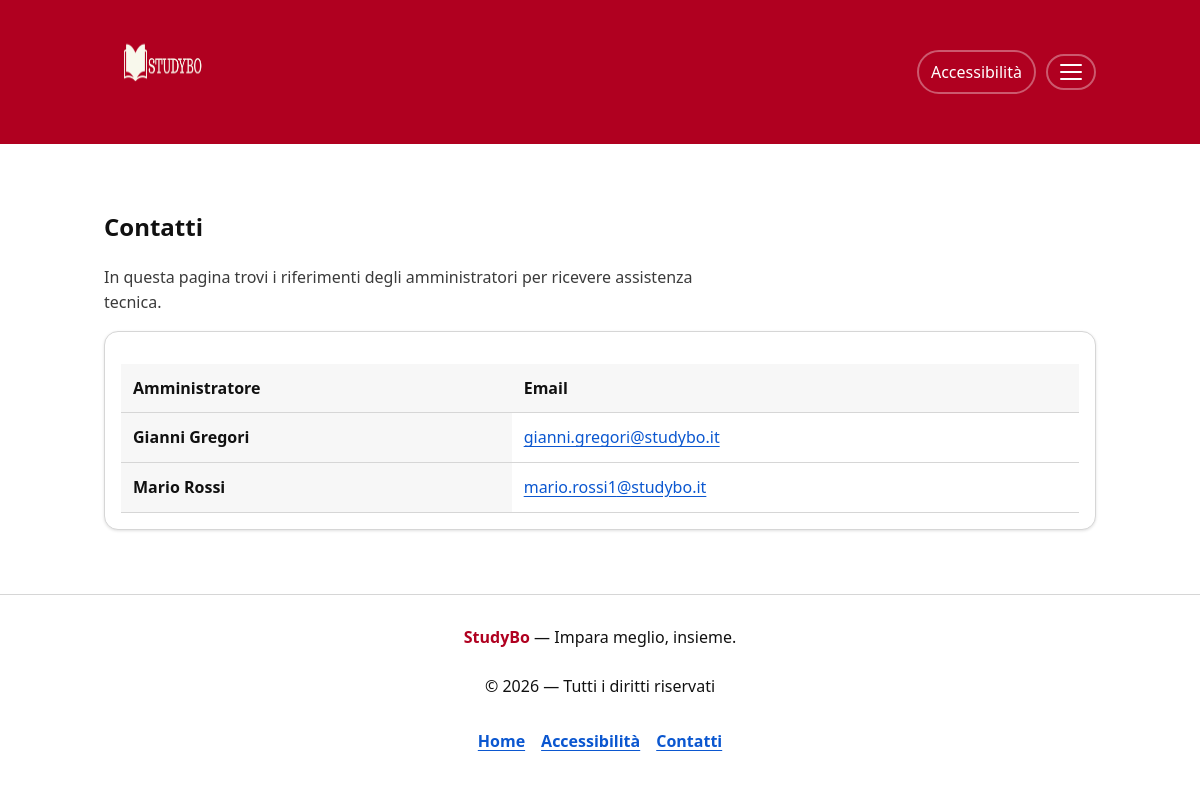
Before: /contatti.php (signed in) with the older database file.
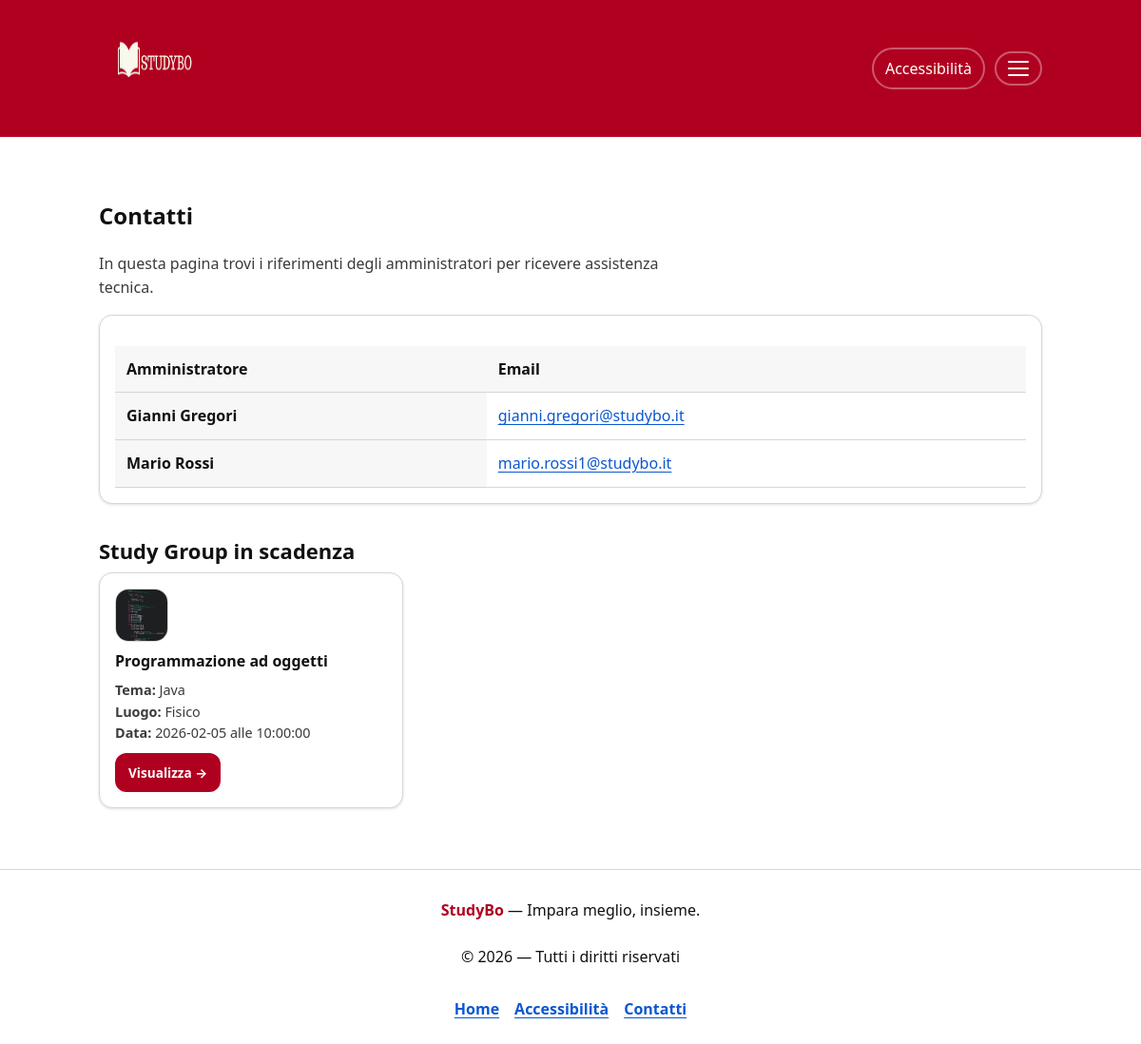
After: the same page with the newer database file.
### tables this page shows
CREATE TABLE `user` (
  `username` char(100) NOT NULL,
  `cognome` char(100) NOT NULL,
  `nome` char(100) NOT NULL,
  `password` char(200) NOT NULL,
  `attivo` char(1) NOT NULL,
  `amministratore` char(1) NOT NULL,
  `imguser` char(100) NOT NULL,
  `idcdl` int(11) DEFAULT NULL
);

CREATE TABLE `studygroup` (
  `idcdl` int(11) NOT NULL,
  `idesame` int(11) NOT NULL,
  `idstudygroup` int(11) NOT NULL,
  `idlingua` char(5) NOT NULL,
  `tema` char(30) NOT NULL,
  `luogo` char(20) NOT NULL,
  `dettaglioluogo` text NOT NULL,
  `data` date NOT NULL,
  `ora` time NOT NULL,
  `amministratoresg` char(100) NOT NULL
);

CREATE TABLE `esame` (
  `idcdl` int(11) NOT NULL,
  `idesame` int(11) NOT NULL,
  `nomeesame` char(100) NOT NULL,
  `annoesame` int(11) NOT NULL,
  `imgesame` char(100) NOT NULL,
  `principale` tinyint(1) NOT NULL
);

### contatti.php (called while the page is built)
<?php
require_once 'bootstrap.php';
$templateParams["titolo"] = "StudyBo - Contatti";
$templateParams["nome"] = "contatti.php";
$templateParams["admin"] = $dbh->getAdmin();
$templateParams["studygroupscadenza"] = $dbh->getStGrScad();
if(isset($_SESSION["username"])){
    $templateParams["amministratore"] = $dbh->isAdmin($_SESSION["username"])[0]["amministratore"];
    $templateParams["nomeutente"] = $dbh->getNameUser($_SESSION["username"])[0]["nome"];
} else {
    $templateParams["amministratore"] = 9;
    $templateParams["nomeutente"] = "";
}
require 'template/base.php';
?>

### db/DatabaseHelper.php (called while the page is built, shortened)
<?php
class DatabaseHelper {
    private $db;
    public function __construct($servername, $username, $password, $dbname, $port){
        $this->db = new mysqli($servername, $username, $password, $dbname, $port);
    }
    public function getAdmin(){
        $query = "SELECT * FROM user WHERE amministratore = 1 AND attivo = 1";
        return $this->db->query($query)->fetch_all(MYSQLI_ASSOC);
    }
    public function isAdmin($u){
        $stmt = $this->db->prepare("SELECT amministratore FROM user WHERE username = ?");
        $stmt->bind_param('s', $u);
        $stmt->execute();
        return $stmt->get_result()->fetch_all(MYSQLI_ASSOC);
    }
    public function getUser($u){
        $stmt = $this->db->prepare("SELECT * FROM user WHERE username = ?");
        $stmt->bind_param('s', $u);
        $stmt->execute();
        return $stmt->get_result()->fetch_all(MYSQLI_ASSOC);
    }
    public function getNameUser($u){ return $this->getUser($u); }
    public function getStGrScad(){
        return $this->db->query("SELECT S.*, E.nomeesame, E.imgesame FROM studygroup S JOIN esame E ON S.idesame = E.idesame WHERE S.data = CURRENT_DATE ORDER BY S.ora")->fetch_all(MYSQLI_ASSOC);
    }
}
?>

### bootstrap.php (called while the page is built, shortened)
<?php
require_once 'db/DatabaseHelper.php';
require_once("utils/functions.php");
$dbh = new DatabaseHelper(DB_HOST, DB_USER, DB_PASS, DB_NAME, DB_PORT);
?>

### utils/functions.php (called while the page is built, shortened)
<?php
function e($string) {
    return htmlspecialchars((string)$string, ENT_QUOTES, 'UTF-8');
}
?>

### template/contatti.php (the view, shortened to what the changed rows need)
<section class="sezione" aria-labelledby="contatti-titolo">
    <div class="section-head">
        <h1 id="contatti-titolo">Contatti</h1>
    </div>
    <article class="card-corso">
        <section class="contatti">
            <table class="ris-table">
                <thead>
                    <tr>
                        <th scope="col" id="amministratore">Amministratore</th>
                        <th scope="col" id="email">Email</th>
                    </tr>
                </thead>
                <tbody>
                    <?php foreach($templateParams["admin"] as $admin) : ?>
                    <tr>
                        <th scope="row" id="<?php echo e($admin["username"]); ?>" class="link-strong">
                            <?php echo e($admin["nome"]) . " " . e($admin["cognome"]); ?>
                        </th>
                        <td headers="email <?php echo e($admin["username"]); ?>">
                            <a href="mailto:<?php echo e($admin["username"]); ?>@studybo.it">
                                <?php echo e($admin["username"]); ?>@studybo.it
                            </a>
                        </td>
                    </tr>
                    <?php endforeach; ?>
                </tbody>
            </table>
        </section>
    </article>
</section>

### template/base.php (shortened to what the changed rows need)
<!DOCTYPE html>
<html lang="it">
<head>
    <link rel="stylesheet" href="style.css?v=1.1"/>
    </head>
<body onload="typeof checkNotifica === 'function' && checkNotifica()">
    <main class="pagina" id="contenuto">
        <?php
        if (isset($templateParams["nome"])) {
            $view = __DIR__ . '/' . ltrim($templateParams["nome"], '/\\');
            require $view;
        }
        ?>
        <?php if(isset($templateParams["studygroupscadenza"]) && !empty($templateParams["studygroupscadenza"])): ?>
        <section class="sezione" aria-labelledby="scadenze-sidebar-title">
            <div class="section-head">
                <h2 id="scadenze-sidebar-title">Study Group in scadenza</h2>
            </div>
            <div class="griglia-corsi">
                <?php foreach($templateParams["studygroupscadenza"] as $cardstudygr): ?>
                    <article class="card-corso">
                        <div class="card-icon">
                            <img src="img/esami/<?php echo $cardstudygr["imgesame"]; ?>" alt="">
                        </div>
                        <h3 class="card-title"><?php echo e($cardstudygr["nomeesame"]); ?></h3>
                        <ul class="card-meta">
                            <li><strong>Tema:</strong> <?php echo e($cardstudygr["tema"]); ?></li>
                            <li><strong>Luogo:</strong> <?php echo e($cardstudygr["luogo"]); ?></li>
                            <li><strong>Data:</strong> <?php echo e($cardstudygr["data"]); ?> alle <?php echo e($cardstudygr["ora"]); ?></li>
                        </ul>
                        <a class="btn-primary btn-small" href="studygroup.php?idcdl=<?php echo $cardstudygr["idcdl"]; ?>&idesame=<?php echo $cardstudygr["idesame"]; ?>&idstudygroup=<?php echo $cardstudygr["idstudygroup"]; ?>">Visualizza →</a>
                    </article>
                <?php endforeach; ?>
            </div>
        </section>
        <?php endif; ?>
    </main>
</body>
</html>

Changed rows visible on the page:
added studygroup: esame.imgesame (picture), esame.nomeesame "Programmazione ad oggetti", tema "Java", luogo "Fisico", data "2026-02-05", ora "10:00:00"
Other visible differences:
text now shown: "Study Group in scadenza"
